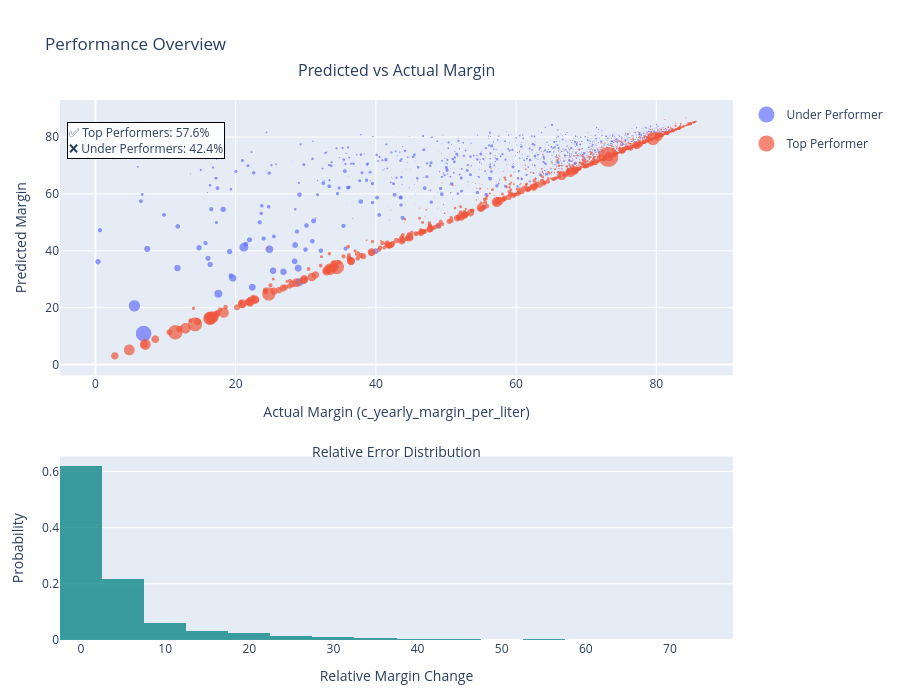

Notebook cell for this chart:
### Code cell
# Stats summary
total = len(df)
top_percent = (df["performance_label"] == "Top Performer").sum() / total * 100
under_percent = (df["performance_label"] == "Under Performer").sum() / total * 100
summary_text = f"✅ Top Performers: {top_percent:.1f}%<br>❌ Under Performers: {under_percent:.1f}%"

# Create vertical subplots (scatter on top, histogram below)
fig = make_subplots(
    rows=2,
    cols=1,
    row_heights=[0.6, 0.4],
    vertical_spacing=0.15,
    specs=[[{"type": "scatter"}], [{"type": "xy"}]],
)

# Scatter plot: predicted value
scatter_pred = px.scatter(
    df,
    x="c_yearly_margin_per_liter",
    y="corrected_predicted_value",
    size="c_yearly_network_volumen",
    color="performance_label",
    size_max=20,
)
scatter_pred.update_traces(marker=dict(line=dict(width=0)))
for trace in scatter_pred.data:
    fig.add_trace(trace, row=1, col=1)

# Scatter plot: corrected predicted value
scatter_corr = px.scatter(
    df,
    x="c_yearly_margin_per_liter",
    y="corrected_predicted_value",
    size="c_yearly_network_volumen",
    color="performance_label",
    size_max=20,
)
scatter_corr.update_traces(
    marker=dict(line=dict(width=0), opacity=0.6, symbol="circle-open")
)

# Histogram: margin change
fig.add_trace(
    go.Histogram(
        x=df["margin_change"],
        nbinsx=30,
        marker_color="teal",
        opacity=0.75,
        showlegend=False,
        histnorm="probability",
    ),
    row=2,
    col=1,
)

# Annotations
fig.add_annotation(
    text="Predicted vs Actual Margin",
    x=0.5,
    y=1.08,
    xref="paper",
    yref="paper",
    showarrow=False,
    font=dict(size=16),
    xanchor="center",
)
fig.add_annotation(
    text="Relative Error Distribution",
    x=0.5,
    y=0.35,
    xref="paper",
    yref="paper",
    showarrow=False,
    font=dict(size=14),
    xanchor="center",
)

# Performance summary box
fig.add_annotation(
    text=summary_text,
    xref="paper",
    yref="paper",
    x=0.01,
    y=0.96,
    showarrow=False,
    align="left",
    bgcolor="rgba(255,255,255,0.9)",
    bordercolor="black",
    borderwidth=1,
    font=dict(size=12),
)

# Layout updates
fig.update_layout(
    height=700,
    title_text="Performance Overview",
    margin=dict(t=100, b=60, l=60, r=40),
    showlegend=True,
)

# Axis labels
fig.update_xaxes(title_text="Actual Margin (c_yearly_margin_per_liter)", row=1, col=1)
fig.update_yaxes(title_text="Predicted Margin", row=1, col=1)
fig.update_xaxes(title_text="Relative Margin Change", row=2, col=1)
fig.update_yaxes(title_text="Probability", row=2, col=1)

fig.show()

### Figure 1 — Plotly figure (JSON) as saved in the notebook; plotly's stock layout.template omitted (floating-point values rounded to 4 significant figures; data arrays with more than 128 entries replaced by an {"elided": "..."} marker saying what was removed)
{"data": [{"hovertemplate": "performance_label=Under Performer<br>c_yearly_margin_per_liter=%{x}<br>corrected_predicted_value=%{y}<br>c_yearly_network_volumen=%{marker.size}<extra></extra>", "legendgroup": "Under Performer", "marker": {"color": "#636efa", "line": {"width": 0}, "size": {"elided": "1670 float values"}, "sizemode": "area", "sizeref": 50980.0, "symbol": "circle"}, "mode": "markers", "name": "Under Performer", "showlegend": true, "type": "scattergl", "x": {"elided": "1670 float values"}, "xaxis": "x", "y": {"elided": "1670 float values"}, "yaxis": "y"}, {"hovertemplate": "performance_label=Top Performer<br>c_yearly_margin_per_liter=%{x}<br>corrected_predicted_value=%{y}<br>c_yearly_network_volumen=%{marker.size}<extra></extra>", "legendgroup": "Top Performer", "marker": {"color": "#EF553B", "line": {"width": 0}, "size": {"elided": "2265 float values"}, "sizemode": "area", "sizeref": 50980.0, "symbol": "circle"}, "mode": "markers", "name": "Top Performer", "showlegend": true, "type": "scattergl", "x": {"elided": "2265 float values"}, "xaxis": "x", "y": {"elided": "2265 float values"}, "yaxis": "y"}, {"histnorm": "probability", "marker": {"color": "teal"}, "nbinsx": 30, "opacity": 0.75, "showlegend": false, "type": "histogram", "x": {"elided": "3935 float values"}, "xaxis": "x2", "yaxis": "y2"}], "layout": {"annotations": [{"font": {"size": 16}, "showarrow": false, "text": "Predicted vs Actual Margin", "x": 0.5, "xanchor": "center", "xref": "paper", "y": 1.08, "yref": "paper"}, {"font": {"size": 14}, "showarrow": false, "text": "Relative Error Distribution", "x": 0.5, "xanchor": "center", "xref": "paper", "y": 0.35, "yref": "paper"}, {"align": "left", "bgcolor": "rgba(255,255,255,0.9)", "bordercolor": "black", "borderwidth": 1, "font": {"size": 12}, "showarrow": false, "text": "✅ Top Performers: 57.6%<br>❌ Under Performers: 42.4%", "x": 0.01, "xref": "paper", "y": 0.96, "yref": "paper"}], "height": 700, "margin": {"b": 60, "l": 60, "r": 40, "t": 100}, "showlegend": true, "title": {"text": "Performance Overview"}, "xaxis": {"anchor": "y", "domain": [0, 1], "title": {"text": "Actual Margin (c_yearly_margin_per_liter)"}}, "xaxis2": {"anchor": "y2", "domain": [0, 1], "title": {"text": "Relative Margin Change"}}, "yaxis": {"anchor": "x", "domain": [0.49, 1], "title": {"text": "Predicted Margin"}}, "yaxis2": {"anchor": "x2", "domain": [0, 0.34], "title": {"text": "Probability"}}}}
